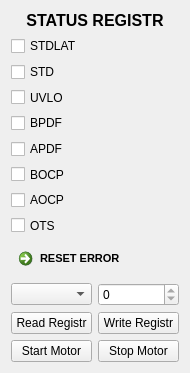
   <widget class="QWidget" name="layoutWidget">
    <property name="geometry">
     <rect>
      <x>10</x>
      <y>60</y>
      <width>178</width>
      <height>345</height>
     </rect>
    </property>
    <layout class="QGridLayout" name="gridLayout_7">
     <item row="0" column="0">
      <layout class="QGridLayout" name="gridLayout_4">
       <item row="0" column="0">
        <widget class="QLabel" name="label_26">
         <property name="font">
          <font>
           <pointsize>12</pointsize>
           <weight>75</weight>
           <bold>true</bold>
          </font>
         </property>
         <property name="text">
          <string>STATUS REGISTR</string>
         </property>
         <property name="alignment">
          <set>Qt::AlignCenter</set>
         </property>
        </widget>
       </item>
       <item row="1" column="0">
        <layout class="QGridLayout" name="gridLayout_3">
         <item row="0" column="0">
          <layout class="QGridLayout" name="gridLayout_2">
           <item row="1" column="0">
            <widget class="QCheckBox" name="STATUS_STD">
             <property name="text">
              <string>STD</string>
             </property>
            </widget>
           </item>
           <item row="0" column="0">
            <widget class="QCheckBox" name="STATUS_STDLAT">
             <property name="text">
              <string>STDLAT</string>
             </property>
            </widget>
           </item>
           <item row="2" column="0">
            <widget class="QCheckBox" name="STATUS_UVLO">
             <property name="text">
              <string>UVLO</string>
             </property>
            </widget>
           </item>
           <item row="3" column="0">
            <widget class="QCheckBox" name="STATUS_BPDF">
             <property name="text">
              <string>BPDF</string>
             </property>
            </widget>
           </item>
           <item row="4" column="0">
            <widget class="QCheckBox" name="STATUS_APDF">
             <property name="text">
              <string>APDF</string>
             </property>
            </widget>
           </item>
           <item row="5" column="0">
            <widget class="QCheckBox" name="STATUS_BOCP">
             <property name="text">
              <string>BOCP</string>
             </property>
            </widget>
           </item>
           <item row="6" column="0">
            <widget class="QCheckBox" name="STATUS_AOCP">
             <property name="text">
              <string>AOCP</string>
             </property>
            </widget>
           </item>
           <item row="7" column="0">
            <widget class="QCheckBox" name="STATUS_OTS">
             <property name="text">
              <string>OTS</string>
             </property>
            </widget>
           </item>
          </layout>
         </item>
         <item row="1" column="0">
          <widget class="QCommandLinkButton" name="Reset_Error">
           <property name="font">
            <font>
             <family>Segoe UI</family>
             <pointsize>8</pointsize>
            </font>
           </property>
           <property name="text">
            <string>RESET ERROR</string>
           </property>
           <property name="iconSize">
            <size>
             <width>60</width>
             <height>60</height>
            </size>
           </property>
          </widget>
         </item>
        </layout>
       </item>
       <item row="2" column="0">
        <layout class="QGridLayout" name="gridLayout">
         <item row="0" column="0">
          <widget class="QComboBox" name="singl_reg"/>
         </item>
         <item row="0" column="1">
          <widget class="QSpinBox" name="Value_singale_reg">
           <property name="readOnly">
            <bool>true</bool>
           </property>
          </widget>
         </item>
         <item row="1" column="1">
          <widget class="QPushButton" name="write_singel_reg">
           <property name="text">
            <string>Write Registr</string>
           </property>
          </widget>
         </item>
         <item row="1" column="0">
          <widget class="QPushButton" name="read_singel_reg">
           <property name="text">
            <string>Read Registr</string>
           </property>
          </widget>
         </item>
        </layout>
       </item>
      </layout>
     </item>
     <item row="1" column="0">
      <layout class="QGridLayout" name="gridLayout_6">
       <item row="0" column="0">
        <widget class="QPushButton" name="StartMotor">
         <property name="text">
          <string>Start Motor</string>
         </property>
        </widget>
       </item>
       <item row="0" column="1">
        <widget class="QPushButton" name="StopMotor">
         <property name="text">
          <string>Stop Motor</string>
         </property>
        </widget>
       </item>
      </layout>
     </item>
    </layout>
   </widget>
